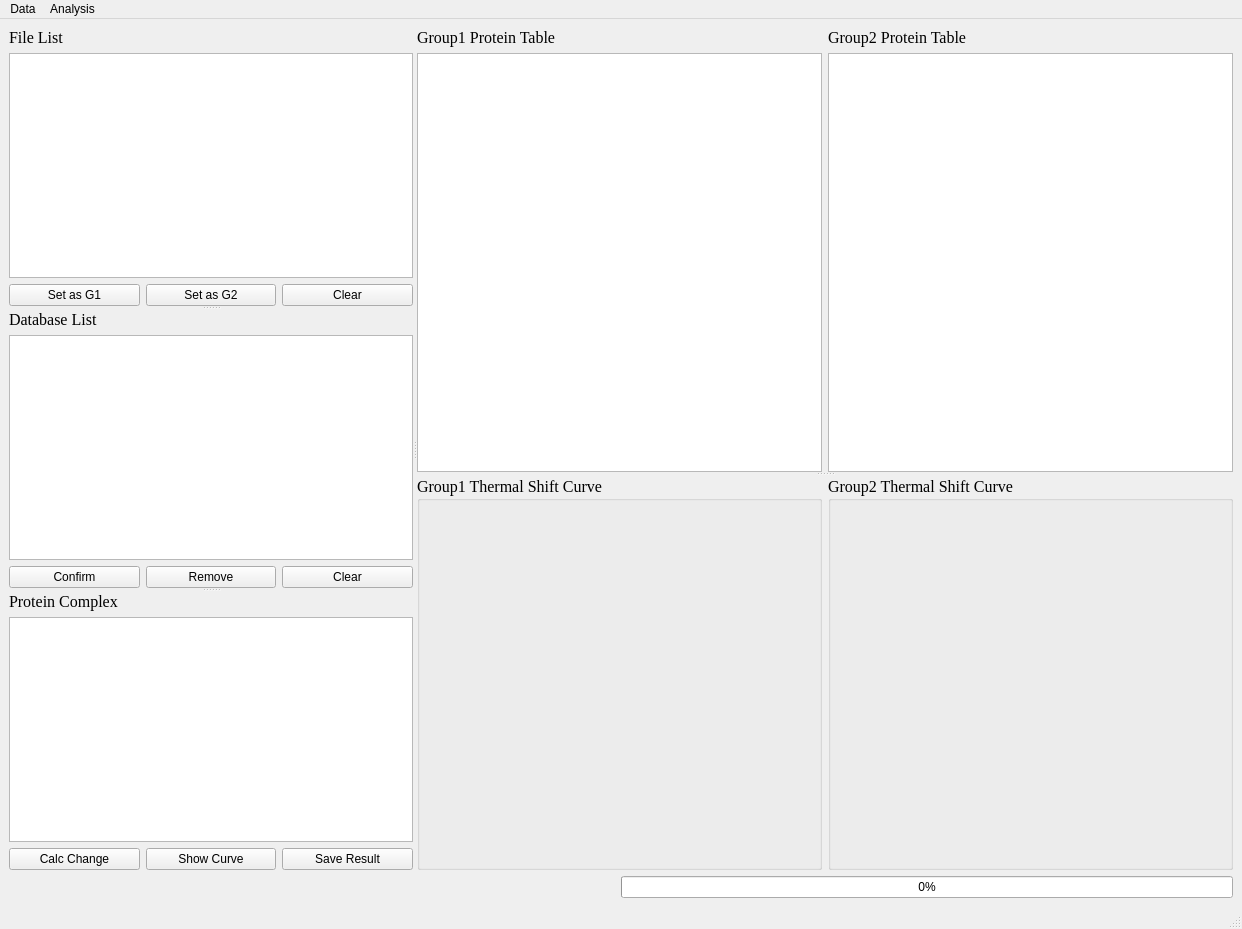
<?xml version="1.0" encoding="UTF-8"?>
<ui version="4.0">
 <class>MainWindow</class>
 <widget class="QMainWindow" name="MainWindow">
  <property name="geometry">
   <rect>
    <x>0</x>
    <y>0</y>
    <width>1242</width>
    <height>929</height>
   </rect>
  </property>
  <property name="minimumSize">
   <size>
    <width>0</width>
    <height>0</height>
   </size>
  </property>
  <property name="windowTitle">
   <string>MainWindow</string>
  </property>
  <widget class="QWidget" name="centralwidget">
   <layout class="QGridLayout" name="gridLayout">
    <item row="0" column="0">
     <widget class="QSplitter" name="splitter_3">
      <property name="orientation">
       <enum>Qt::Horizontal</enum>
      </property>
      <widget class="QSplitter" name="splitter_2">
       <property name="orientation">
        <enum>Qt::Vertical</enum>
       </property>
       <widget class="QWidget" name="layoutWidget">
        <layout class="QVBoxLayout" name="verticalLayout">
         <item>
          <widget class="QLabel" name="labelFileList">
           <property name="font">
            <font>
             <family>Times New Roman</family>
             <pointsize>12</pointsize>
            </font>
           </property>
           <property name="text">
            <string>File List</string>
           </property>
          </widget>
         </item>
         <item>
          <widget class="QListWidget" name="ListFile"/>
         </item>
         <item>
          <layout class="QHBoxLayout" name="horizontalLayout">
           <item>
            <widget class="QPushButton" name="ButtonGroup1">
             <property name="text">
              <string>Set as G1</string>
             </property>
            </widget>
           </item>
           <item>
            <widget class="QPushButton" name="ButtonGroup2">
             <property name="text">
              <string>Set as G2</string>
             </property>
            </widget>
           </item>
           <item>
            <widget class="QPushButton" name="ButtonClearFileList">
             <property name="text">
              <string>Clear</string>
             </property>
            </widget>
           </item>
          </layout>
         </item>
        </layout>
       </widget>
       <widget class="QWidget" name="layoutWidget">
        <layout class="QVBoxLayout" name="verticalLayout_4">
         <item>
          <widget class="QLabel" name="labelDatabase">
           <property name="font">
            <font>
             <family>Times New Roman</family>
             <pointsize>12</pointsize>
            </font>
           </property>
           <property name="text">
            <string>Database List</string>
           </property>
          </widget>
         </item>
         <item>
          <widget class="QListWidget" name="ListDatabase"/>
         </item>
         <item>
          <layout class="QHBoxLayout" name="horizontalLayout_2">
           <item>
            <widget class="QPushButton" name="ButtonDatabaseConfirm">
             <property name="text">
              <string>Confirm</string>
             </property>
            </widget>
           </item>
           <item>
            <widget class="QPushButton" name="ButtonDatabaseRemove">
             <property name="text">
              <string>Remove</string>
             </property>
            </widget>
           </item>
           <item>
            <widget class="QPushButton" name="ButtonClearDatabase">
             <property name="text">
              <string>Clear</string>
             </property>
            </widget>
           </item>
          </layout>
         </item>
        </layout>
       </widget>
       <widget class="QWidget" name="layoutWidget">
        <layout class="QVBoxLayout" name="verticalLayout_5">
         <item>
          <widget class="QLabel" name="labelProteinComplex">
           <property name="font">
            <font>
             <family>Times New Roman</family>
             <pointsize>12</pointsize>
            </font>
           </property>
           <property name="text">
            <string>Protein Complex</string>
           </property>
          </widget>
         </item>
         <item>
          <widget class="QTableWidget" name="tableProteinComplex"/>
         </item>
         <item>
          <layout class="QHBoxLayout" name="horizontalLayout_3">
           <item>
            <widget class="QPushButton" name="ButtonCalcComplex">
             <property name="text">
              <string>Calc Change</string>
             </property>
            </widget>
           </item>
           <item>
            <widget class="QPushButton" name="ButtonShowCurve">
             <property name="text">
              <string>Show Curve</string>
             </property>
            </widget>
           </item>
           <item>
            <widget class="QPushButton" name="ButtonSaveComp">
             <property name="text">
              <string>Save Result</string>
             </property>
            </widget>
           </item>
          </layout>
         </item>
        </layout>
       </widget>
      </widget>
      <widget class="QSplitter" name="splitter">
       <property name="orientation">
        <enum>Qt::Vertical</enum>
       </property>
       <widget class="QWidget" name="layoutWidget">
        <layout class="QHBoxLayout" name="horizontalLayout_5">
         <item>
          <layout class="QVBoxLayout" name="verticalLayout_2">
           <item>
            <widget class="QLabel" name="labelProteinTable1">
             <property name="font">
              <font>
               <family>Times New Roman</family>
               <pointsize>12</pointsize>
              </font>
             </property>
             <property name="text">
              <string>Group1 Protein Table</string>
             </property>
            </widget>
           </item>
           <item>
            <widget class="QTableView" name="tableProtein1">
             <property name="minimumSize">
              <size>
               <width>0</width>
               <height>200</height>
              </size>
             </property>
            </widget>
           </item>
          </layout>
         </item>
         <item>
          <layout class="QVBoxLayout" name="verticalLayout_3">
           <item>
            <widget class="QLabel" name="labelProteinTable2">
             <property name="font">
              <font>
               <family>Times New Roman</family>
               <pointsize>12</pointsize>
              </font>
             </property>
             <property name="text">
              <string>Group2 Protein Table</string>
             </property>
            </widget>
           </item>
           <item>
            <widget class="QTableView" name="tableProtein2">
             <property name="minimumSize">
              <size>
               <width>0</width>
               <height>200</height>
              </size>
             </property>
            </widget>
           </item>
          </layout>
         </item>
        </layout>
       </widget>
       <widget class="QWidget" name="layoutWidget">
        <layout class="QHBoxLayout" name="horizontalLayout_6">
         <item>
          <widget class="QGroupBox" name="groupBox">
           <property name="minimumSize">
            <size>
             <width>0</width>
             <height>200</height>
            </size>
           </property>
           <property name="font">
            <font>
             <family>Times New Roman</family>
             <pointsize>12</pointsize>
            </font>
           </property>
           <property name="title">
            <string>Group1 Thermal Shift Curve</string>
           </property>
          </widget>
         </item>
         <item>
          <widget class="QGroupBox" name="groupBox_2">
           <property name="minimumSize">
            <size>
             <width>0</width>
             <height>200</height>
            </size>
           </property>
           <property name="font">
            <font>
             <family>Times New Roman</family>
             <pointsize>12</pointsize>
            </font>
           </property>
           <property name="title">
            <string>Group2 Thermal Shift Curve</string>
           </property>
          </widget>
         </item>
        </layout>
       </widget>
      </widget>
     </widget>
    </item>
    <item row="1" column="0">
     <layout class="QHBoxLayout" name="horizontalLayout_4">
      <item>
       <spacer name="horizontalSpacer">
        <property name="orientation">
         <enum>Qt::Horizontal</enum>
        </property>
        <property name="sizeHint" stdset="0">
         <size>
          <width>98</width>
          <height>20</height>
         </size>
        </property>
       </spacer>
      </item>
      <item>
       <widget class="QProgressBar" name="progressBar">
        <property name="value">
         <number>0</number>
        </property>
       </widget>
      </item>
     </layout>
    </item>
   </layout>
  </widget>
  <widget class="QStatusBar" name="statusbar"/>
  <widget class="QMenuBar" name="menubar">
   <property name="geometry">
    <rect>
     <x>0</x>
     <y>0</y>
     <width>1242</width>
     <height>26</height>
    </rect>
   </property>
   <widget class="QMenu" name="menuDatabase">
    <property name="title">
     <string>Data</string>
    </property>
    <addaction name="actionProteomics"/>
    <addaction name="actionDatabase"/>
   </widget>
   <widget class="QMenu" name="menuAnalysis">
    <property name="title">
     <string>Analysis</string>
    </property>
    <addaction name="actionCalcROC"/>
   </widget>
   <addaction name="menuDatabase"/>
   <addaction name="menuAnalysis"/>
  </widget>
  <action name="actionOpen">
   <property name="icon">
    <iconset>
     <normaloff>img/open.png</normaloff>img/open.png</iconset>
   </property>
   <property name="text">
    <string>Open...</string>
   </property>
   <property name="shortcut">
    <string>Ctrl+O</string>
   </property>
  </action>
  <action name="actionSave">
   <property name="icon">
    <iconset>
     <normaloff>img/save.png</normaloff>img/save.png</iconset>
   </property>
   <property name="text">
    <string>Save...</string>
   </property>
   <property name="shortcut">
    <string>Ctrl+S</string>
   </property>
  </action>
  <action name="actionQuit">
   <property name="icon">
    <iconset>
     <normaloff>img/quit.png</normaloff>img/quit.png</iconset>
   </property>
   <property name="text">
    <string>Quit</string>
   </property>
   <property name="shortcut">
    <string>Ctrl+Q</string>
   </property>
  </action>
  <action name="actionProteomics">
   <property name="text">
    <string>Load proteomics...</string>
   </property>
  </action>
  <action name="actionDatabase">
   <property name="text">
    <string>Load PPI database...</string>
   </property>
  </action>
  <action name="actionCETSA">
   <property name="text">
    <string>Thermal shift analysis ...</string>
   </property>
  </action>
  <action name="actionCalcPval">
   <property name="text">
    <string>Calculate p-values of protein complex ...</string>
   </property>
  </action>
  <action name="actionCalcROC">
   <property name="text">
    <string>Protein pair analysis...</string>
   </property>
  </action>
  <action name="actionCheck_update">
   <property name="text">
    <string>Check update ...</string>
   </property>
  </action>
  <action name="actionCitation">
   <property name="text">
    <string>Check citation ...</string>
   </property>
  </action>
  <action name="actionCheck_liences">
   <property name="text">
    <string>Check licence...</string>
   </property>
  </action>
  <action name="actionPreprocessing">
   <property name="text">
    <string>Preprocessing...</string>
   </property>
  </action>
  <action name="actionCalcComplex">
   <property name="text">
    <string>Protein complex analysis...</string>
   </property>
  </action>
  <action name="actioniTSA">
   <property name="text">
    <string>Isothermal shift analysis...</string>
   </property>
  </action>
  <action name="actionContact">
   <property name="text">
    <string>Contact author...</string>
   </property>
  </action>
  <action name="actionAnalDist">
   <property name="text">
    <string>Distance-based analysis...</string>
   </property>
  </action>
  <action name="actionExternal">
   <property name="text">
    <string>External tool analysis...</string>
   </property>
  </action>
  <action name="actionInflect">
   <property name="text">
    <string>Inflect analysis...</string>
   </property>
  </action>
 </widget>
 <resources/>
 <connections/>
</ui>
